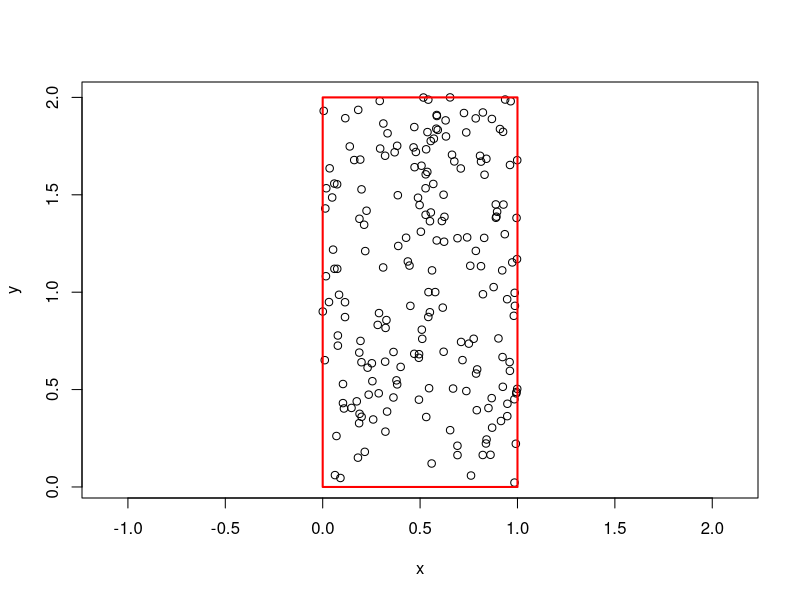
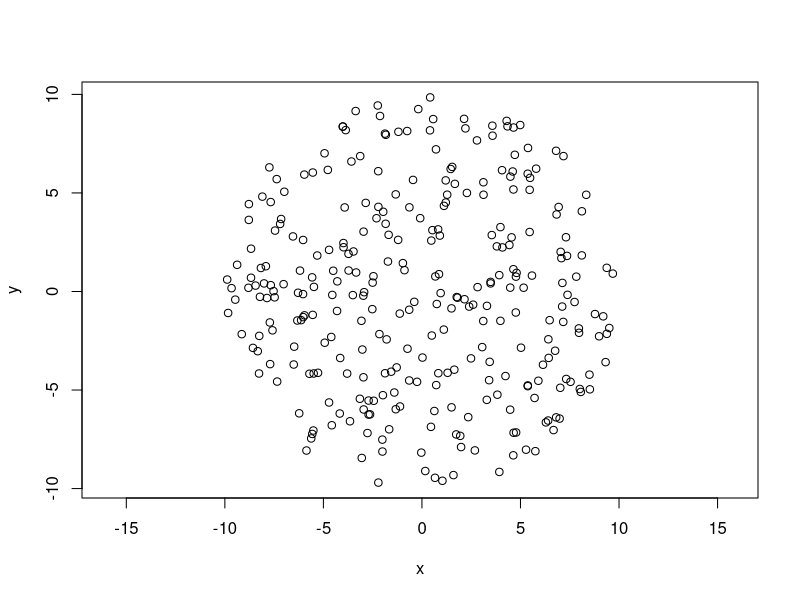
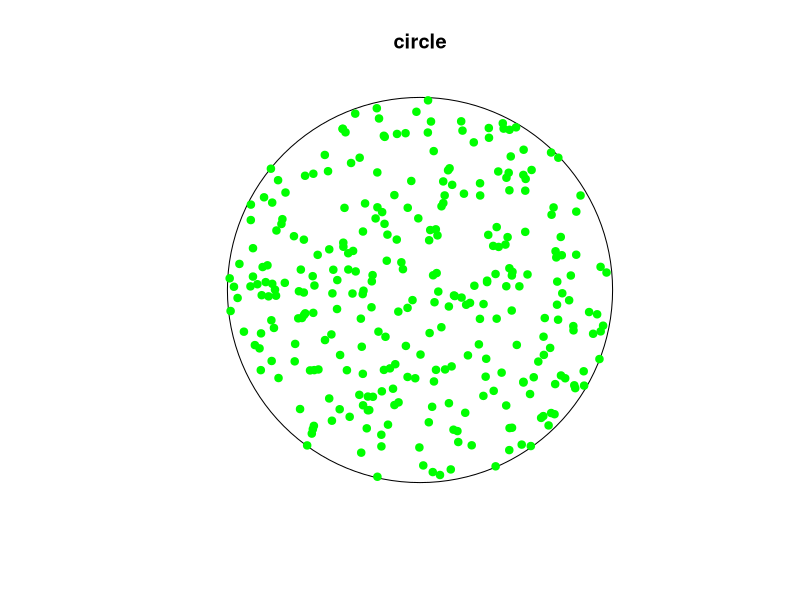
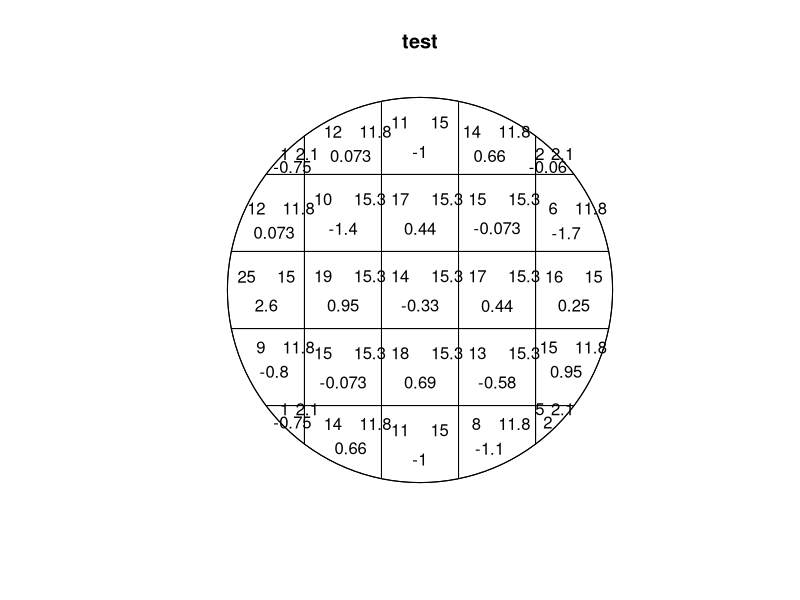
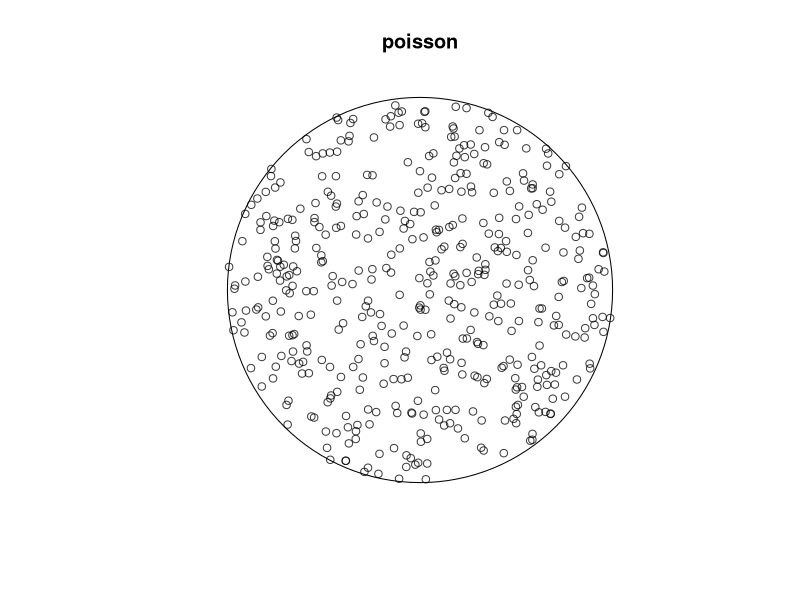

Generate these figures, in order, with R:
library(spatstat)

#Task 1,2
x<-runif(200,0,1)
y<-runif(200,0,2)
points<-plot(x,y,asp=1) 
rect(0, 0, 1, 2, border="red", lwd=2)

points <- data.frame(x,y)

#Task 3
r_squared<-runif(300,0,100)
angle<-runif(300,0,2*pi)

x<-sqrt(r_squared)*cos(angle)
y<-sqrt(r_squared)*sin(angle)
plot(x, y, asp=1)

#Task 4
circle <- disc(radius = 10)

plot(circle)
points(x, y, pch=19, col="green")

#Task 5
planar_point_pattern<-ppp(x,y,window=circle)
test<-quadrat.test(planar_point_pattern)
plot(test)

#Task 6
circle <- disc(radius = 10)
circle_pow<-pi*10*10
lambda<-500/circle_pow
poisson<-rpoispp(lambda,win=circle)
plot(poisson)
